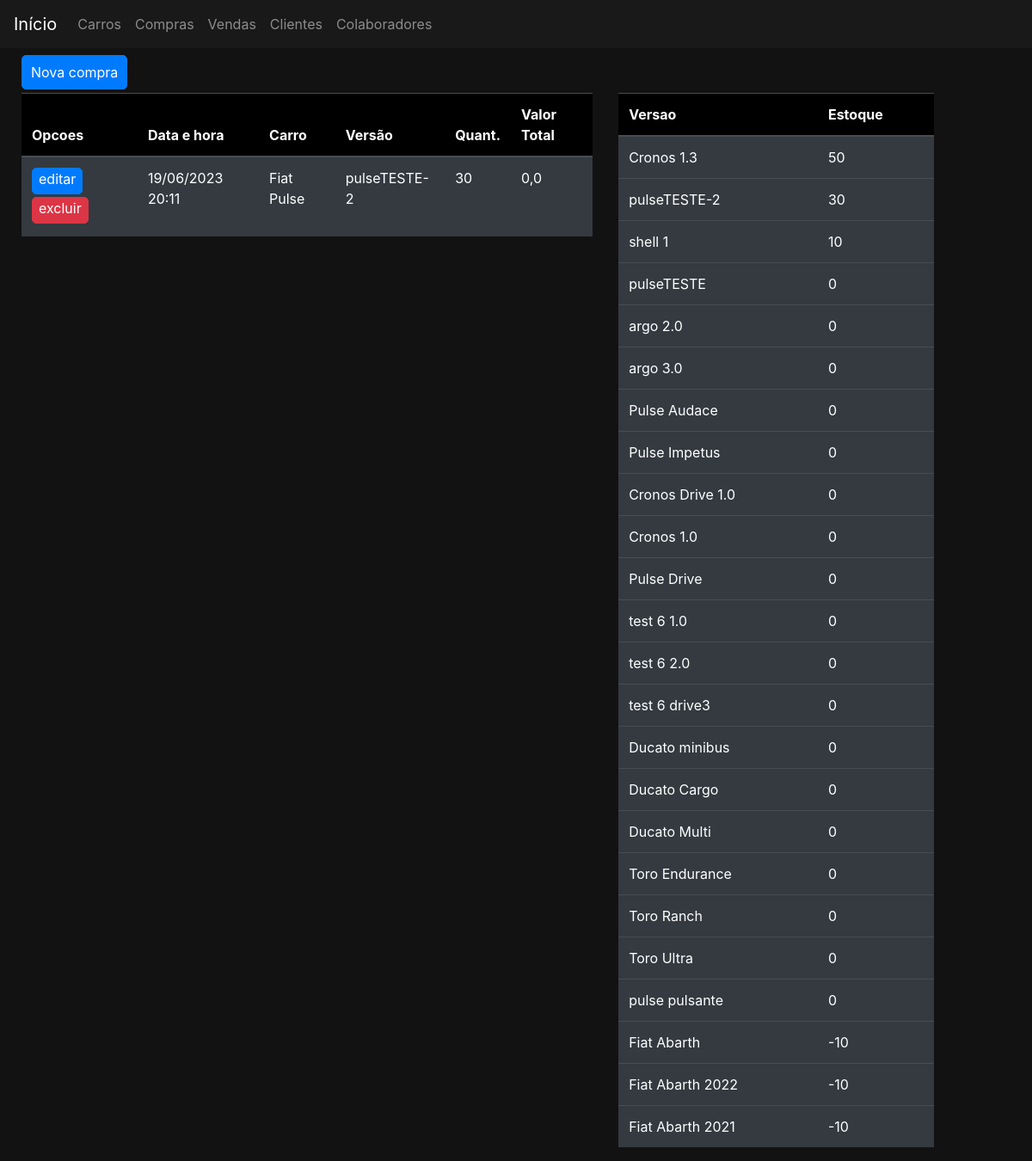
The app's page /compras/ with its own data.
### compras/models.py (models this page shows, shortened)
class Compra(models.Model):
    class Meta:
        permissions = (
            ('permissao_gerente', 'permissao gerente'),
            ('permissao_supervisor', 'permissao supervisor'),
            ('permissao_vendedor', 'permissao vendedor'),
            ('permissao_funcionario', 'permissao todos funcionarios'),
        )
    dataHora = models.DateTimeField()
    versao = models.ForeignKey(Versao, on_delete=models.DO_NOTHING)
    quantidade = models.IntegerField()
    valorTotal = models.FloatField()

### carros/models.py (models this page shows, shortened)
class Versao(models.Model):
    carro = models.ForeignKey(Carro, on_delete=models.DO_NOTHING)
    nome = models.CharField(max_length=50, unique=True)
    motor = models.ForeignKey(Motor, on_delete=models.DO_NOTHING)
    combustivel = models.ForeignKey(Combustivel, on_delete=models.DO_NOTHING)
    direcao = models.ForeignKey(Direcao, on_delete=models.DO_NOTHING)
    seguranca = models.ManyToManyField(Seguranca, related_name="versao_seguranca", blank=True)
    acessorio = models.ManyToManyField(Acessorio, related_name="versao_acessorio", blank=True)
    imagem = models.ImageField(upload_to='carros', blank=True, null=True)
    ano = models.IntegerField(default='2023')
    modelo = models.IntegerField(default='2023')
    estoque = models.IntegerField(default=0)
    slugVersao = models.SlugField(unique=True, null=True, blank=True)
    class Meta:
        permissions = (
            ('permissao_gerente', 'permissao gerente'),
            ('permissao_supervisor', 'permissao supervisor'),
            ('permissao_vendedor2', 'permissao vendedor'),
            ('permissao_funcionario', 'permissao todos funcionarios'),
        )
    def __str__(self):
        return self.nome
    class Meta:
        verbose_name_plural = 'Versoes'

class Carro(models.Model):
    nome = models.CharField(max_length=30, unique=True)
    slugCarro = models.SlugField(unique=True, null=True, blank=True)
    def __str__(self) -> str:
        return self.nome
    class Meta:
        permissions = (
            ('permissao_gerente', 'permissao gerente'),
            ('permissao_supervisor', 'permissao supervisor'),
            ('permissao_vendedor', 'permissao vendedor'),
            ('permissao_funcionario', 'permissao todos funcionarios'),
        )

### compras/views.py (the view)
# urls.py: path('', views.ComprasListar.as_view(), name='listar'),
class ComprasListar(ListView,LoginRequiredMixin):
    model = Compra
    template_name = 'compras/compras.html'
    permission_required = 'compras.permissao_supervisor'
    paginate_by = 10
    def get_context_data(self, *args, **kwargs):
        context = super().get_context_data(*args, **kwargs)
        context['versoes'] = Versao.objects.all().order_by('-estoque')
        return context

### compras/templates/compras/compras.html (shortened to what this page needs)
{% extends 'base.html' %}
{% block pagination %}
    <div class="container">
        <div class="row">
            <div class="col-md-3">
                <a href="{% url 'compras:criar' %}" class=" btn btn-primary botao">Nova compra</a>
            </div>
        </div>
    </div>
{% endblock %}
{% block 'body' %}
    <div class="container">
        <div class="row">
            <div class="col-md-7">
                <table class="table table-dark">
                    <thead>
                        <tr class="headLista">
                            <th scope="col">Opcoes</th>
                            <th scope="col">Data e hora</th>
                            <th scope="col">Carro</th>
                            <th scope="col">Versão</th>
                            <th scope="col">Quant.</th>
                            <th scope="col">Valor Total</th>
                        </tr>
                    </thead>
                    <tbody>
                        {% for compra in compra_list %}
                            <tr>
                                <td>
                                    <a href="{% url 'compras:editar' compra.pk %}" class="btn btn-primary botao_tabela">editar</a>
                                    <a href="{% url 'compras:excluir' compra.pk %}" class="btn btn-danger botao_tabela">excluir</a>
                                </td>
                                <td>{{compra.dataHora|date:"d/m/Y H:i"}}</td>
                                <td>{{compra.versao.carro}}</td>
                                <td>{{compra.versao}}</td>
                                <td>{{compra.quantidade}}</td>
                                <td>{{compra.valorTotal}}</td>
                            </tr>
                        {% endfor %}
                    </tbody>
                </table>
            </div>
            <div class="col-md-4">
                <table class="table table-dark">
                    <thead>
                        <tr class="headLista">
                            <th scope="col">Versao</th>
                            <th scope="col">Estoque</th>
                        </tr>
                    </thead>
                    <tbody>
                        {% for versao in versoes %}
                            <tr>
                                <td>{{versao.nome}}</td>
                                <td>{{versao.estoque}}</td>
                            </tr>
                        {% endfor %}
                    </tbody>
                </table>
            </div>
        </div>
    </div>
{% endblock %}

### templates/static/css/css.css (style rules this page uses)
.fundo { background-color: #121212; color: white; }
.container { max-width: 1300px; }
body { margin-top: 30px; padding-top: 30px; margin-left: 10px; }
a { color:white; }
.botao { display: inline-block; padding: 7px 10px; border-radius: 5px; margin-bottom: 4px; margin-right: 4px; margin-top: 4px; }
.botao_tabela { display: inline-block; padding: 7px 7px; border-radius: 5px; margin-top: 0px; margin-bottom: 3px; padding-top: 0px; padding-bottom: 5px; }
.headLista { background-color: black; }

### records on screen
Compra: dataHora "19/06/2023 20:11", versao.carro "Fiat Pulse", versao "pulseTESTE-2", quantidade "30", valorTotal "0,0"
Versao: nome "Cronos 1.3", estoque "50"
Versao: nome "pulseTESTE-2", estoque "30"
Versao: nome "shell 1", estoque "10"
Versao: nome "pulseTESTE", estoque "0"
Versao: nome "argo 2.0", estoque "0"
Versao: nome "argo 3.0", estoque "0"
Versao: nome "Pulse Audace", estoque "0"
Versao: nome "Pulse Impetus", estoque "0"
Versao: nome "Cronos Drive 1.0", estoque "0"
Versao: nome "Cronos 1.0", estoque "0"
Versao: nome "Pulse Drive", estoque "0"
Versao: nome "test 6 1.0", estoque "0"
Versao: nome "test 6 2.0", estoque "0"
Versao: nome "test 6 drive3", estoque "0"
Versao: nome "Ducato minibus", estoque "0"
Versao: nome "Ducato Cargo", estoque "0"
Versao: nome "Ducato Multi", estoque "0"
Versao: nome "Toro Endurance", estoque "0"
Versao: nome "Toro Ranch", estoque "0"
Versao: nome "Toro Ultra", estoque "0"
Versao: nome "pulse pulsante", estoque "0"
Versao: nome "Fiat Abarth", estoque "-10"
Versao: nome "Fiat Abarth 2022", estoque "-10"
Versao: nome "Fiat Abarth 2021", estoque "-10"
